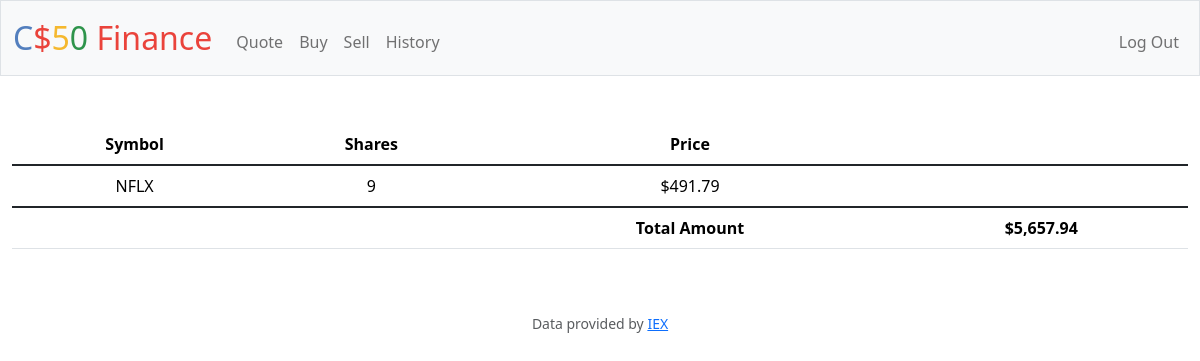
Page / (signed in) on the committed database.
### tables this page shows
CREATE TABLE 'transactions' ('id ' INTEGER PRIMARY KEY AUTOINCREMENT NOT NULL, 'user_id' INTEGER,'symbol' TEXT, 'shares' INTEGER, 'price' REAL, 'date' DATETIME);

CREATE TABLE users (id INTEGER PRIMARY KEY AUTOINCREMENT NOT NULL, username TEXT NOT NULL, hash TEXT NOT NULL, cash NUMERIC NOT NULL DEFAULT 10000.00);

### app.py (the view)
@app.route("/")
@login_required
def index():
    user_id = session["user_id"]
    transactions_db = db.execute(
        "SELECT symbol, SUM(shares) AS shares, price FROM transactions WHERE user_id = ? GROUP BY symbol HAVING SUM(shares)>0",
        user_id,
    )
    cash_db = db.execute("SELECT cash FROM users WHERE id = ?", user_id)
    cash = cash_db[0]["cash"]
    return render_template("index.html", database=transactions_db, cash=cash)

### app.py (called while the page is built)
@app.after_request
def after_request(response):
    response.headers["Cache-Control"] = "no-cache, no-store, must-revalidate"
    response.headers["Expires"] = 0
    response.headers["Pragma"] = "no-cache"
    return response

### helpers.py (called while the page is built)
def login_required(f):
    @wraps(f)
    def decorated_function(*args, **kwargs):
        if session.get("user_id") is None:
            return redirect("/login")
        return f(*args, **kwargs)
    return decorated_function

def usd(value):
    return f"${value:,.2f}"

### templates/index.html (shortened to what this page needs)
{% extends "layout.html" %}
{% block main %}
<table class="table">
    <thead>
        <tr>
            <th scope="col">Symbol</th>
            <th scope="col">Shares</th>
            <th scope="col">Price</th>
            <th scope="col"></th>
        </tr>
    </thead>
    <tbody>
        {% for row in database %}
        <tr>
            <td>{{row["symbol"]}}</td>
            <td>{{row["shares"]}}</td>
            <td>{{row["price"] | usd}}</td>
            <td></td>
        </tr>
        {% endfor %}
    </tbody>
    <tfoot>
        <tr>
            <td></td>
            <td></td>
            <th scope="1">Total Amount</th>
            <th scope="1">{{cash | usd}}</th>
        </tr>
    </tfoot>
</table>
{% endblock %}

### rows in the picture
transactions: symbol "NFLX", shares "9", price "$491.79"
users: cash "$5,657.94"
